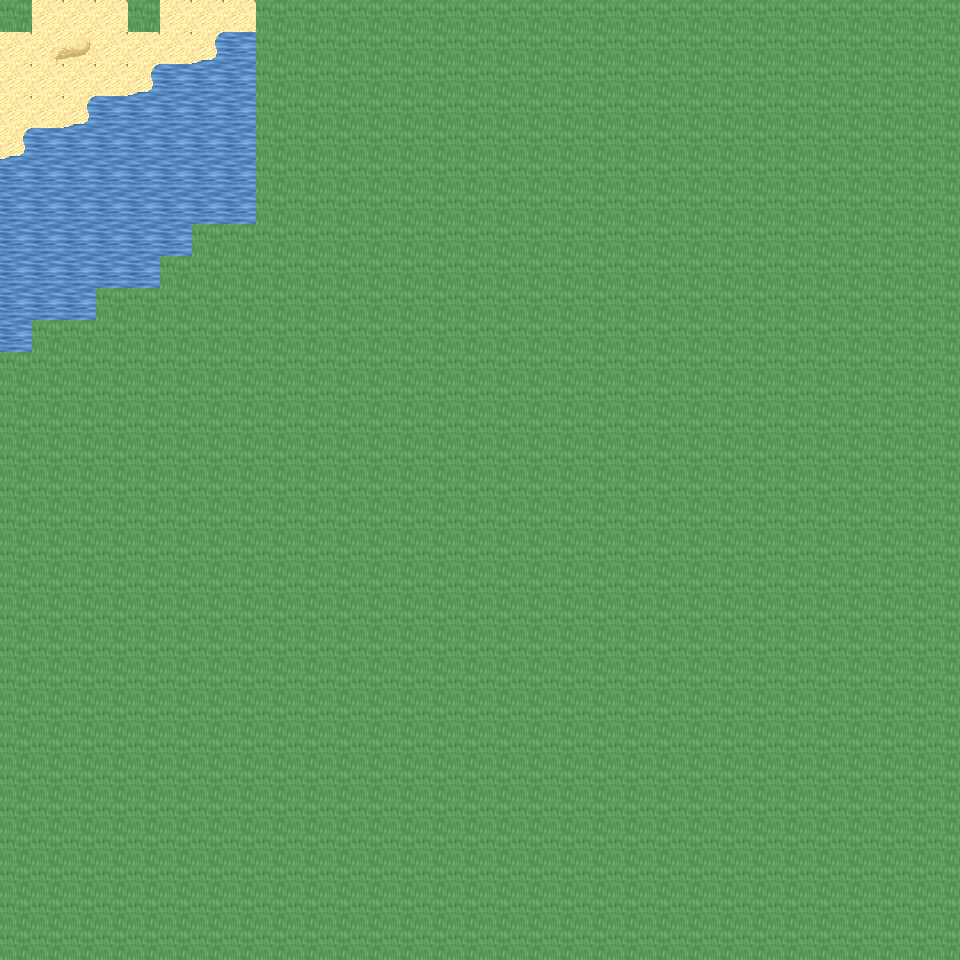

A 2D game scene composited from a Tiled map and its tileset images. What follows is a short description and the map's XML, with each tile layer's data collapsed to a summary:
An orthogonal 30x30 tile map with 32x32 px tiles, 6 tile layers (Ground, Object, Object2, Above, ...), 21 tilesets and 3 objects (3x mapchange).

<map version="1.0" orientation="orthogonal" renderorder="right-down" width="30" height="30" tilewidth="32" tileheight="32" nextobjectid="4">
  <tileset firstgid="1" name="tileset_ground_ground" tilewidth="32" tileheight="32" tilecount="33" columns="3">
    <image source="../drawable/tileset_ground_ground.png" width="96" height="352" />
  </tileset>
  <tileset firstgid="34" name="tileset_ground_water_pool" tilewidth="32" tileheight="32" tilecount="72" columns="3">
    <image source="../drawable/tileset_ground_water_pool.png" width="96" height="768" />
  </tileset>
  <tileset firstgid="106" name="tileset_ground_water_pool_corners" tilewidth="32" tileheight="32" tilecount="72" columns="3">
    <image source="../drawable/tileset_ground_water_pool_corners.png" width="96" height="768" />
  </tileset>
  <tileset firstgid="178" name="tileset_ground_grass_corners" tilewidth="32" tileheight="32" tilecount="24" columns="6">
    <image source="../drawable/tileset_ground_grass_corners.png" width="192" height="128" />
  </tileset>
  <tileset firstgid="202" name="tileset_ground_grass_edges" tilewidth="32" tileheight="32" tilecount="36" columns="12">
    <image source="../drawable/tileset_ground_grass_edges.png" width="384" height="96" />
  </tileset>
  <tileset firstgid="238" name="tileset_plant_grasses" tilewidth="32" tileheight="32" tilecount="6" columns="3">
    <image source="../drawable/tileset_plant_grasses.png" width="96" height="64" />
  </tileset>
  <tileset firstgid="244" name="tileset_building_wall_wood" tilewidth="32" tileheight="32" tilecount="16" columns="4">
    <image source="../drawable/tileset_building_wall_wood.png" width="128" height="128" />
  </tileset>
  <tileset firstgid="260" name="tileset_plant_flower_daisy_white" tilewidth="32" tileheight="32" tilecount="8" columns="2">
    <image source="../drawable/tileset_plant_flower_daisy_white.png" width="64" height="128" />
  </tileset>
  <tileset firstgid="268" name="tileset_building_fence_fence_chunky" tilewidth="32" tileheight="32" tilecount="21" columns="3">
    <image source="../drawable/tileset_building_fence_fence_chunky.png" width="96" height="224" />
  </tileset>
  <tileset firstgid="289" name="tileset_building_door_door_n" tilewidth="32" tileheight="32" tilecount="6" columns="3">
    <image source="../drawable/tileset_building_door_door_n.png" width="96" height="64" />
  </tileset>
  <tileset firstgid="295" name="tileset_logic_collision" tilewidth="32" tileheight="32" tilecount="1" columns="1">
    <image source="../drawable/tileset_logic_collision.png" width="32" height="32" />
  </tileset>
  <tileset firstgid="296" name="tileset_ground_water_pool_deep" tilewidth="32" tileheight="32" tilecount="72" columns="3">
    <image source="../drawable/tileset_ground_water_pool_deep.png" width="96" height="768" />
  </tileset>
  <tileset firstgid="368" name="tileset_plant_tree_palm_trees" tilewidth="32" tileheight="32" tilecount="40" columns="4">
    <image source="../drawable/tileset_plant_tree_palm_trees.png" width="128" height="320" />
  </tileset>
  <tileset firstgid="408" name="tileset_furniture_chair_bench_wooden" tilewidth="32" tileheight="32" tilecount="8" columns="2">
    <image source="../drawable/tileset_furniture_chair_bench_wooden.png" width="64" height="128" />
  </tileset>
  <tileset firstgid="416" name="tileset_building_outhouse" tilewidth="32" tileheight="32" tilecount="12" columns="3">
    <image source="../drawable/tileset_building_outhouse.png" width="96" height="128" />
  </tileset>
  <tileset firstgid="428" name="tileset_furniture_table_vendors_table" tilewidth="32" tileheight="32" tilecount="35" columns="7">
    <image source="../drawable/tileset_furniture_table_vendors_table.png" width="224" height="160" />
  </tileset>
  <tileset firstgid="463" name="tileset_plant_tree_banana_tree" tilewidth="32" tileheight="32" tilecount="40" columns="4">
    <image source="../drawable/tileset_plant_tree_banana_tree.png" width="128" height="320" />
  </tileset>
  <tileset firstgid="503" name="tileset_furniture_light_small_lamp" tilewidth="32" tileheight="32" tilecount="4" columns="4">
    <image source="../drawable/tileset_furniture_light_small_lamp.png" width="128" height="32" />
  </tileset>
  <tileset firstgid="507" name="tileset_furniture_light_roots_lamp" tilewidth="32" tileheight="32" tilecount="6" columns="2">
    <image source="../drawable/tileset_furniture_light_roots_lamp.png" width="64" height="96" />
  </tileset>
  <tileset firstgid="513" name="tileset_ground_sand_1" tilewidth="32" tileheight="32" tilecount="10" columns="2">
    <image source="../drawable/tileset_ground_sand_1.png" width="64" height="160" />
  </tileset>
  <tileset firstgid="523" name="tileset_ground_sand_2" tilewidth="32" tileheight="32" tilecount="15" columns="5">
    <image source="../drawable/tileset_ground_sand_2.png" width="160" height="96" />
  </tileset>
  <layer name="Ground" width="30" height="30">
    <data>[900 cells, 900 non-empty, 10 distinct tile ids]</data>
  </layer>
  <layer name="Object" width="30" height="30">
    <data>[900 cells, 8 non-empty, 3 distinct tile ids]</data>
  </layer>
  <layer name="Object2" width="30" height="30">
    <data>[900 cells, 0 non-empty, 0 distinct tile ids]</data>
  </layer>
  <layer name="Above" width="30" height="30">
    <data>[900 cells, 0 non-empty, 0 distinct tile ids]</data>
  </layer>
  <layer name="Above2" width="30" height="30">
    <data>[900 cells, 0 non-empty, 0 distinct tile ids]</data>
  </layer>
  <layer name="Walkable" width="30" height="30">
    <data>[900 cells, 831 non-empty, 1 distinct tile ids]</data>
  </layer>
  <objectgroup name="MapEvents">
    <object id="1" name="north" type="mapchange" x="32" y="0" width="96" height="32">
      <properties>
        <property name="map" value="0_ados_mountain_n2_w2_x4_y2" />
        <property name="place" value="south" />
      </properties>
    </object>
    <object id="2" name="north2" type="mapchange" x="160" y="0" width="96" height="32">
      <properties>
        <property name="map" value="0_ados_mountain_n2_w2_x4_y2" />
        <property name="place" value="south2" />
      </properties>
    </object>
    <object id="3" name="west" type="mapchange" x="0" y="32" width="32" height="320">
      <properties>
        <property name="map" value="0_ados_mountain_n2_w2_x3_y3" />
        <property name="place" value="east" />
      </properties>
    </object>
  </objectgroup>
</map>
